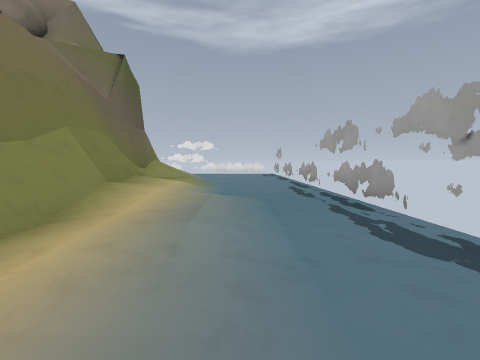
[1] (above)

24 first-person views from a walk through a Godot game level. The camera is 1.4 m above the floor, tilts 4° down and sees 90° across. The floor is counted in squares, 2 m on a side. Each view is taken from the middle of a square. On the plan, view 1 faces up. The plan holds only what a view shows up to about 9 squares ahead; the rest is blank. The place goes on beyond the plan.

[2]
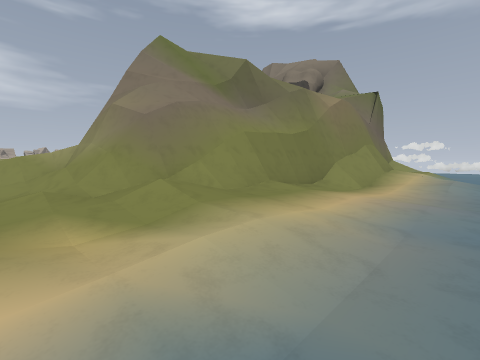

[3]
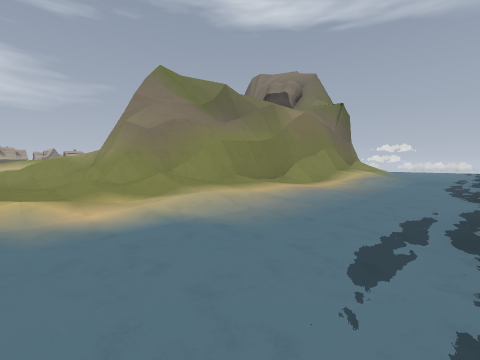

[4]
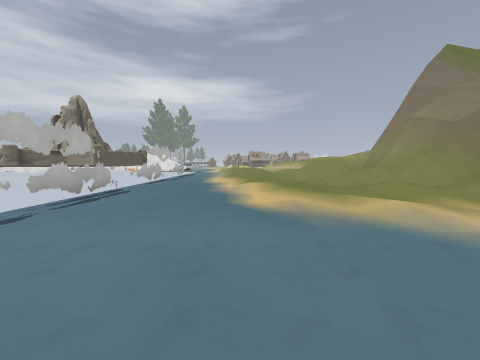

[5]
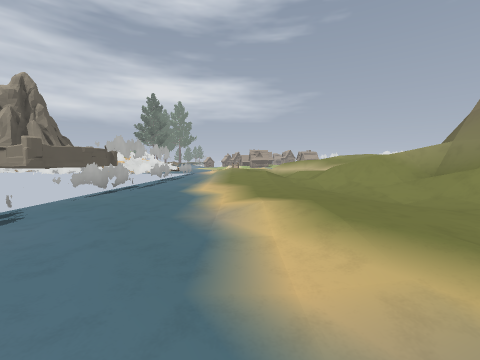

[6]
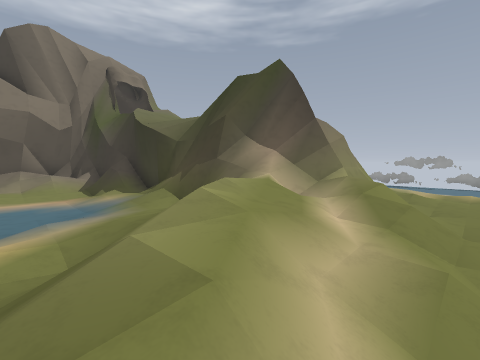

[7]
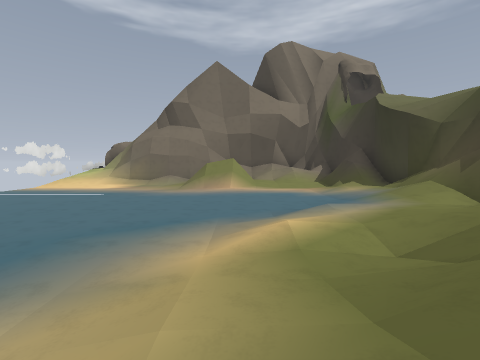

[8]
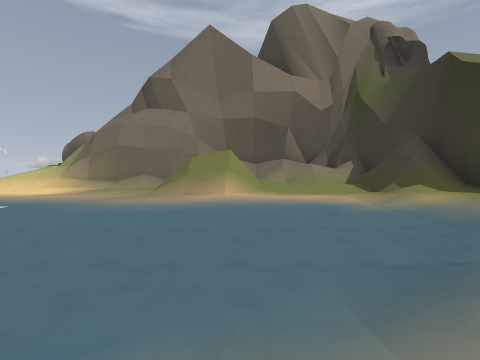

[9]
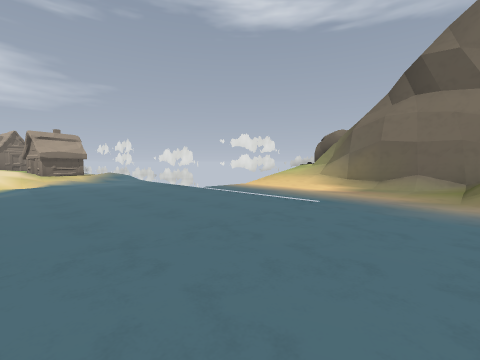

[10]
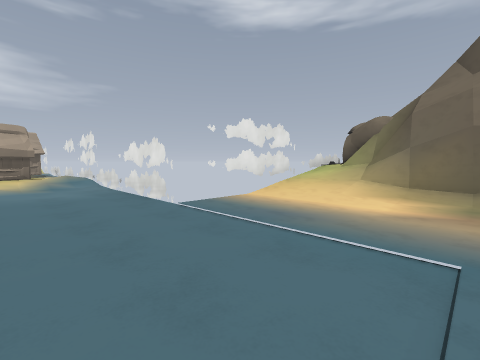

[11]
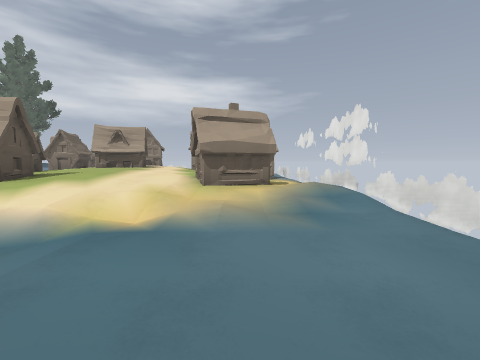

[12]
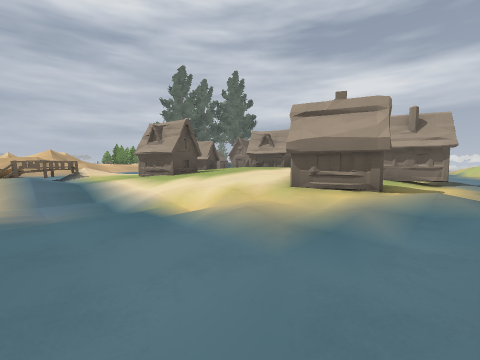

[13]
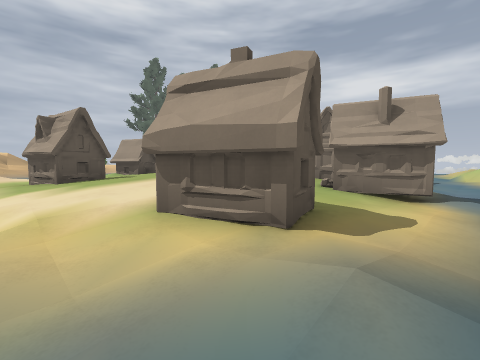

[14]
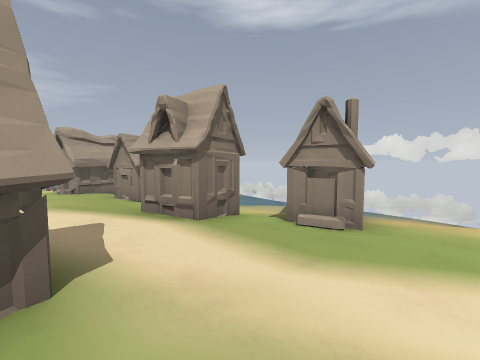

[15]
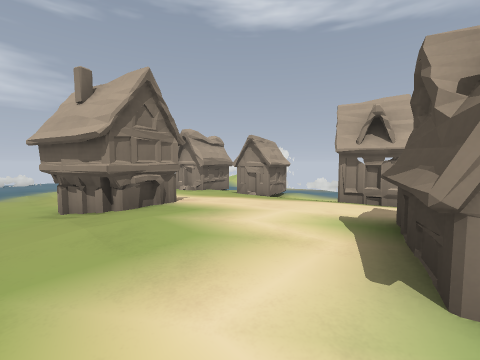

[16]
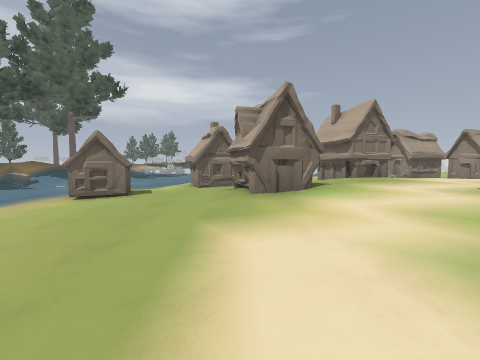

[17]
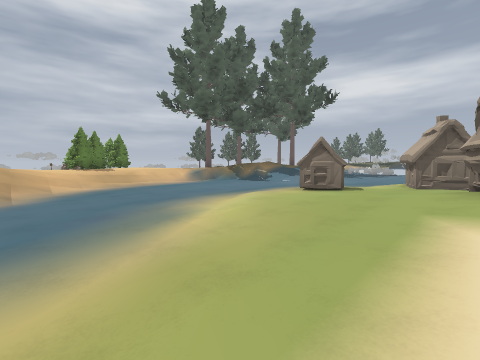

[18]
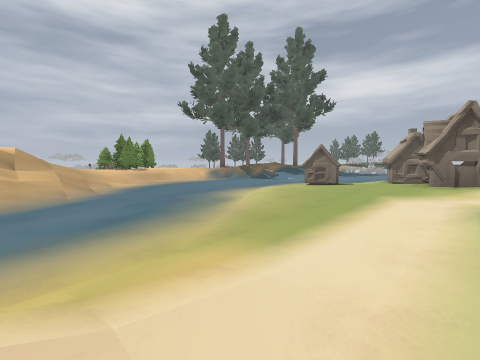

[19]
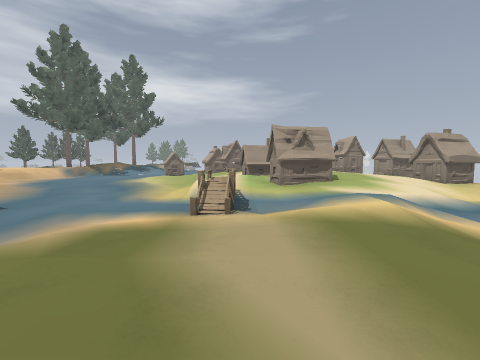

[20]
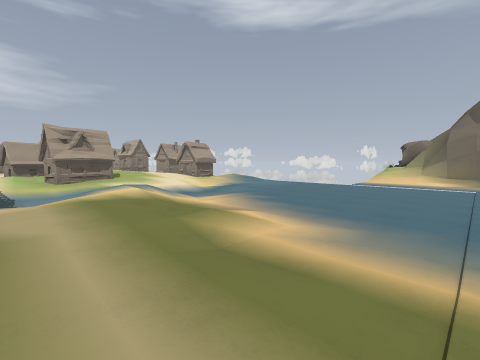

[21]
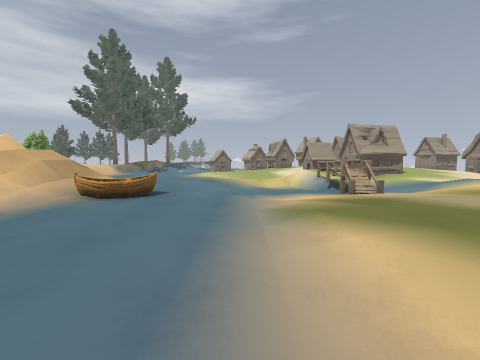

[22]
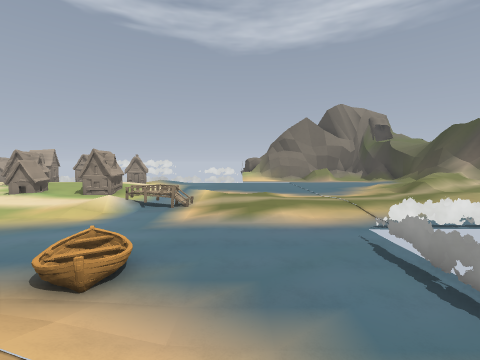

[23]
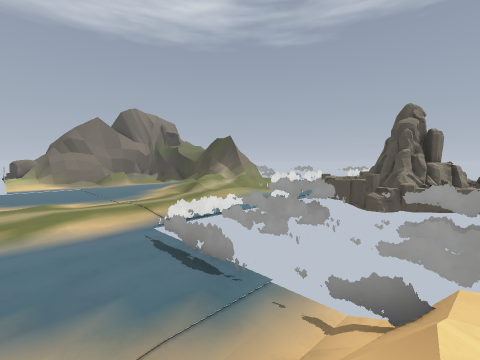

[24]
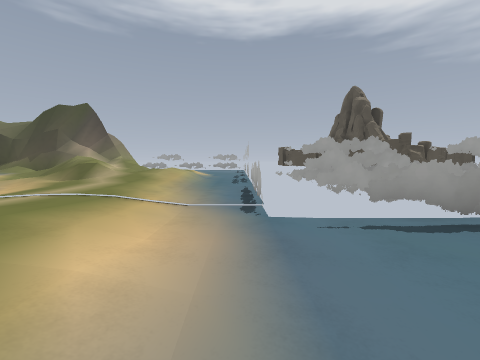

### Floor plan
Key: @ floor where view 1 was taken; # wall or solid block; x gap in a wall; . main floor; : floor 0.25 m higher than the main floor; - floor 0.25 m lower than the main floor; + floor 0.5 m higher than the main floor; _ floor 0.5 m lower than the main floor; * floor 0.75 m higher than the main floor; % floor 1 m higher than the main floor; & floor 1.25 m higher than the main floor; / step, stairs or slope; = window, fence, low wall or low ledge; ^ raised ledge; v drop or lower ground.
Columns run from 39 left of view 1 to 3 right of it. Each row starts with its distance up from view 1.
  7                  ####  ##### #      #:/..##
  6                  #//####////&#      #*/...#
  5                  #:/.../ /:::##     #*/...
  4                   .....//=...##     #/+:..#
  3   ################..........:/#     #/::..#
  2 ...........:................::#    ##.:...#
  1 ...../#.::::................:/#    #/.....
  0  #...:#::##:................+/##   #/:.@..
 -1  #. #+/+++#:.-............/++/###  #/::...
 -2 ##++##*****+/----.........++/ //# ##+::...
 -3 ++**%%%%***+:/_--..... ..:./////###/*+:...
 -4  +*%%%#%%%*+:/_--..... ..:////&/###:/::...
 -5 x##%%%##%*##:://...... .:////%/=//:/.:....
 -6 :##%%%%%** #:::+:::....::///////.:::::....
 -7 :+**%%**##+#::./++::::::+*  /++:::+:....
 -8     #**+#*++:###:::::::++** *+::::/......
 -9  #:+##+:::::/###::+::::::// /:..........
-10  ##:+:::.....-...::........ ............
-11  ::::::.................... ..........
-12  ..#:::............. ##=#   #
-13    #...........^....  ###
-14   .............^....
-15 ............/////...
-16 ---  ------////// --
-17 --    ----///    / v#
-18        --//&=    /x/#

Where each view was taken, in squares from view 1:
view 1: 0 up, 0 right, facing up
view 2: 5 down, 0 right, facing up-left
view 3: 6 down, 2 right, facing up-left
view 4: 8 down, 1 right, facing left
view 5: 8 down, 2 left, facing left
view 6: 6 down, 13 left, facing up-right
view 7: 5 down, 14 left, facing up
view 8: 2 down, 14 left, facing up
view 9: 2 down, 16 left, facing up-left
view 10: 0 up, 18 left, facing up-left
view 11: 0 up, 23 left, facing left
view 12: 2 up, 24 left, facing down-left
view 13: 2 up, 27 left, facing down-left
view 14: 4 down, 31 left, facing up-left
view 15: 7 down, 33 left, facing up-left
view 16: 9 down, 30 left, facing left
view 17: 9 down, 29 left, facing down-left
view 18: 8 down, 27 left, facing down-left
view 19: 8 down, 20 left, facing left
view 20: 8 down, 18 left, facing up-left
view 21: 11 down, 19 left, facing left
view 22: 17 down, 22 left, facing up
view 23: 18 down, 22 left, facing up-right
view 24: 11 down, 22 left, facing right
